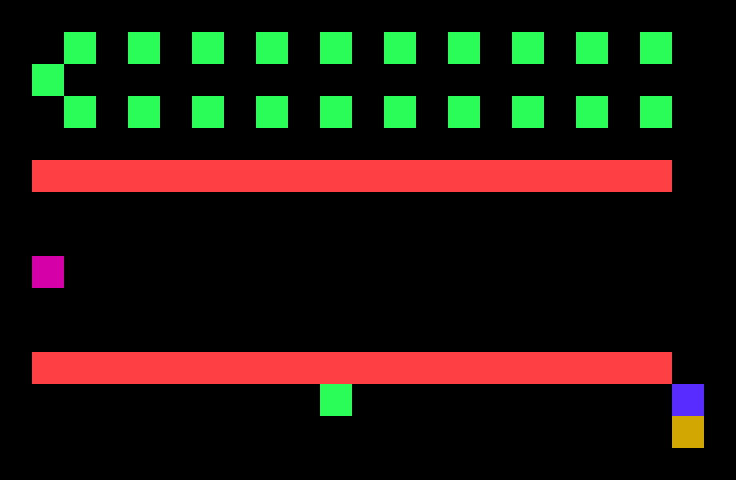

The image is a tile-based game level rendered from a .tmx file. Its description and source (layers, tilesets, objects; grid data summarised) follow:
An orthogonal 23x15 tile map with 32x32 px tiles, 1 tile layer (tiles) and 65 objects (42x Static, 22x Interactive, Start).

<map version="1.5" tiledversion="1.5.0" orientation="orthogonal" renderorder="right-down" width="23" height="15" tilewidth="32" tileheight="32" infinite="0" nextlayerid="3" nextobjectid="66">
 <tileset firstgid="1" source="../basic.tsx" />
 <layer id="1" name="tiles" width="23" height="15">
  <data>[345 cells, 159 non-empty, 6 distinct tile ids]</data>
 </layer>
 <objectgroup id="2" name="objects">
  <object id="1" name="Flag" type="Static" gid="37" x="672" y="448" width="32" height="32">
   <properties>
    <property name="Group" type="int" value="41" />
    <property name="Properties" value="win" />
   </properties>
  </object>
  <object id="2" name="Start" type="Start" gid="17" x="32" y="288" width="32" height="32" />
  <object id="3" name="toggle 'kills' to S2" type="Interactive" gid="32" x="640" y="128" width="32" height="32">
   <properties>
    <property name="Group" type="int" value="15" />
    <property name="Transform group" type="int" value="32" />
    <property name="toggle property" value="kills" />
   </properties>
  </object>
  <object id="4" name="toggle 'unpassable' to 2" type="Interactive" gid="32" x="320" y="416" width="32" height="32">
   <properties>
    <property name="Group" type="int" value="15" />
    <property name="Transform group" type="int" value="2" />
    <property name="toggle property" value="unpassable" />
   </properties>
  </object>
  <object id="5" name="2" type="Static" gid="22" x="672" y="416" width="32" height="32">
   <properties>
    <property name="Group" type="int" value="2" />
    <property name="Properties" value="unpassable" />
   </properties>
  </object>
  <object id="6" name="S1" type="Static" gid="12" x="32" y="192" width="32" height="32">
   <properties>
    <property name="Group" type="int" value="31" />
    <property name="Properties" value="kills" />
   </properties>
  </object>
  <object id="7" name="S2" type="Static" gid="12" x="64" y="192" width="32" height="32">
   <properties>
    <property name="Group" type="int" value="32" />
    <property name="Properties" value="kills" />
   </properties>
  </object>
  <object id="8" name="S3" type="Static" gid="12" x="96" y="192" width="32" height="32">
   <properties>
    <property name="Group" type="int" value="33" />
    <property name="Properties" value="kills" />
   </properties>
  </object>
  <object id="9" name="S4" type="Static" gid="12" x="128" y="192" width="32" height="32">
   <properties>
    <property name="Group" type="int" value="34" />
    <property name="Properties" value="kills" />
   </properties>
  </object>
  <object id="10" name="S5" type="Static" gid="12" x="160" y="192" width="32" height="32">
   <properties>
    <property name="Group" type="int" value="35" />
    <property name="Properties" value="kills" />
   </properties>
  </object>
  <object id="11" name="S6" type="Static" gid="12" x="192" y="192" width="32" height="32">
   <properties>
    <property name="Group" type="int" value="36" />
    <property name="Properties" value="kills" />
   </properties>
  </object>
  <object id="12" name="S7" type="Static" gid="12" x="224" y="192" width="32" height="32">
   <properties>
    <property name="Group" type="int" value="37" />
    <property name="Properties" value="kills" />
   </properties>
  </object>
  <object id="13" name="S8" type="Static" gid="12" x="256" y="192" width="32" height="32">
   <properties>
    <property name="Group" type="int" value="38" />
    <property name="Properties" value="kills" />
   </properties>
  </object>
  <object id="14" name="S9" type="Static" gid="12" x="288" y="192" width="32" height="32">
   <properties>
    <property name="Group" type="int" value="39" />
    <property name="Properties" value="kills" />
   </properties>
  </object>
  <object id="15" name="S10" type="Static" gid="12" x="320" y="192" width="32" height="32">
   <properties>
    <property name="Group" type="int" value="40" />
    <property name="Properties" value="kills" />
   </properties>
  </object>
  <object id="16" name="S11" type="Static" gid="12" x="352" y="192" width="32" height="32">
   <properties>
    <property name="Group" type="int" value="41" />
    <property name="Properties" value="kills" />
   </properties>
  </object>
  <object id="17" name="S12" type="Static" gid="12" x="384" y="192" width="32" height="32">
   <properties>
    <property name="Group" type="int" value="42" />
    <property name="Properties" value="kills" />
   </properties>
  </object>
  <object id="18" name="S13" type="Static" gid="12" x="416" y="192" width="32" height="32">
   <properties>
    <property name="Group" type="int" value="43" />
    <property name="Properties" value="kills" />
   </properties>
  </object>
  <object id="19" name="S14" type="Static" gid="12" x="448" y="192" width="32" height="32">
   <properties>
    <property name="Group" type="int" value="44" />
    <property name="Properties" value="kills" />
   </properties>
  </object>
  <object id="20" name="S15" type="Static" gid="12" x="480" y="192" width="32" height="32">
   <properties>
    <property name="Group" type="int" value="45" />
    <property name="Properties" value="kills" />
   </properties>
  </object>
  <object id="21" name="S16" type="Static" gid="12" x="512" y="192" width="32" height="32">
   <properties>
    <property name="Group" type="int" value="46" />
    <property name="Properties" value="kills" />
   </properties>
  </object>
  <object id="22" name="S17" type="Static" gid="12" x="544" y="192" width="32" height="32">
   <properties>
    <property name="Group" type="int" value="47" />
    <property name="Properties" value="kills" />
   </properties>
  </object>
  <object id="23" name="S18" type="Static" gid="12" x="576" y="192" width="32" height="32">
   <properties>
    <property name="Group" type="int" value="48" />
    <property name="Properties" value="kills" />
   </properties>
  </object>
  <object id="24" name="S19" type="Static" gid="12" x="608" y="192" width="32" height="32">
   <properties>
    <property name="Group" type="int" value="49" />
    <property name="Properties" value="kills" />
   </properties>
  </object>
  <object id="25" name="S20" type="Static" gid="12" x="640" y="192" width="32" height="32">
   <properties>
    <property name="Group" type="int" value="50" />
    <property name="Properties" value="kills" />
   </properties>
  </object>
  <object id="26" name="S21" type="Static" gid="12" x="32" y="384" width="32" height="32">
   <properties>
    <property name="Group" type="int" value="51" />
    <property name="Properties" value="kills" />
   </properties>
  </object>
  <object id="27" name="S22" type="Static" gid="12" x="64" y="384" width="32" height="32">
   <properties>
    <property name="Group" type="int" value="52" />
    <property name="Properties" value="kills" />
   </properties>
  </object>
  <object id="28" name="S23" type="Static" gid="12" x="96" y="384" width="32" height="32">
   <properties>
    <property name="Group" type="int" value="53" />
    <property name="Properties" value="kills" />
   </properties>
  </object>
  <object id="29" name="S24" type="Static" gid="12" x="128" y="384" width="32" height="32">
   <properties>
    <property name="Group" type="int" value="54" />
    <property name="Properties" value="kills" />
   </properties>
  </object>
  <object id="30" name="S25" type="Static" gid="12" x="160" y="384" width="32" height="32">
   <properties>
    <property name="Group" type="int" value="55" />
    <property name="Properties" value="kills" />
   </properties>
  </object>
  <object id="31" name="S26" type="Static" gid="12" x="192" y="384" width="32" height="32">
   <properties>
    <property name="Group" type="int" value="56" />
    <property name="Properties" value="kills" />
   </properties>
  </object>
  </objectgroup>
</map>
<!-- 34 of 65 objects omitted -->
